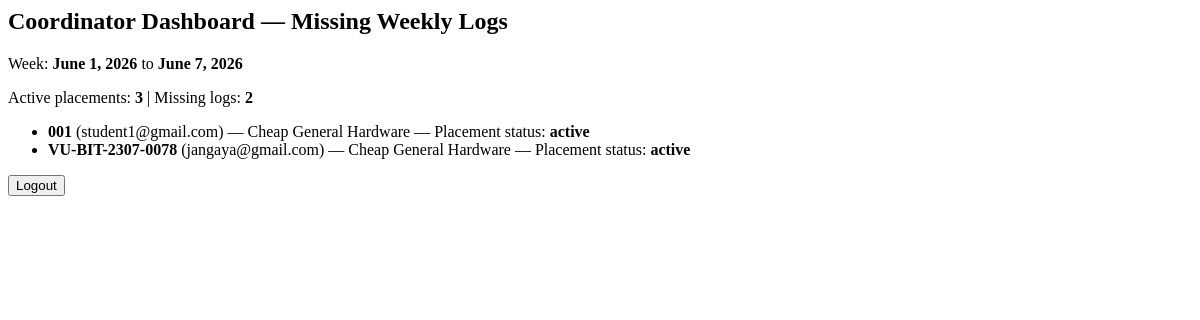
/tracking/coordinator/missing-logs/ (signed in), run on an earlier commit of the app's database.
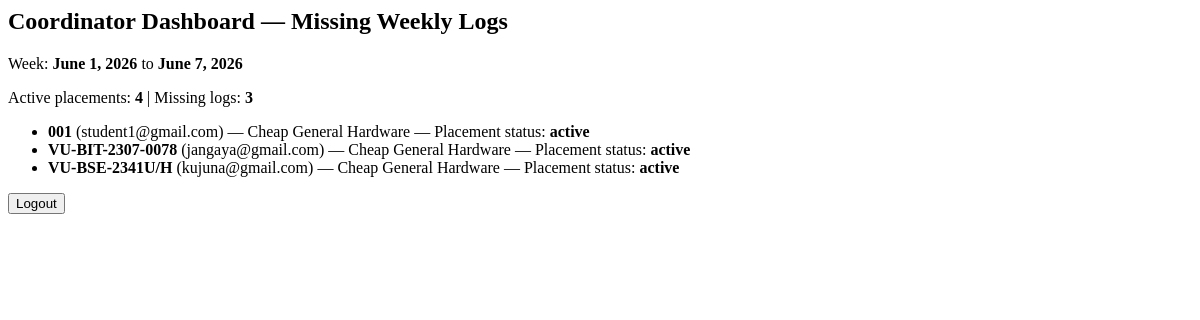
And on a later commit of the database.
### placements/models.py (models this page shows, shortened)
class Placement(models.Model):
    STATUS = [
        ("pending_student_ack", "Pending student acknowledgement"),
        ("active", "Active"),
        ("on_hold", "On hold"),
        ("completed", "Completed"),
        ("terminated", "Terminated"),
    ]
    request = models.OneToOneField(InternshipRequest, on_delete=models.PROTECT, related_name="placement")
    company = models.ForeignKey(Company, on_delete=models.PROTECT)
    industry_supervisor = models.ForeignKey(CompanyContact, null=True, blank=True, on_delete=models.SET_NULL)
    university_supervisor = models.ForeignKey("accounts.StaffProfile", null=True, blank=True, on_delete=models.SET_NULL)
    start_date = models.DateField()
    end_date = models.DateField()
    placement_letter = models.FileField(upload_to="placements/letters/", blank=True, null=True)
    status = models.CharField(max_length=30, choices=STATUS, default="pending_student_ack")
    created_at = models.DateTimeField(auto_now_add=True)

class InternshipRequest(models.Model):
    SOURCE = [
        ("student_selected", "Student selected from list"),
        ("student_proposed", "Student proposed new company"),
        ("university_assigned", "University assigned"),
    ]
    STATUS = [
        ("draft", "Draft"),
        ("submitted", "Submitted"),
        ("under_review", "Under review"),
        ("recommendation_pending", "Recommendation pending approval"),
        ("recommended", "Recommendation issued"),
        ("acceptance_uploaded", "Acceptance uploaded"),
        ("acceptance_verified", "Acceptance verified"),
        ("rejected", "Rejected"),
        ("returned_for_acceptance", "Returned: Upload Acceptance Letter"),
    ]
    student = models.ForeignKey(
        "accounts.StudentProfile",
        on_delete=models.CASCADE,
        related_name="requests"
    )
    period = models.ForeignKey(InternshipPeriod, on_delete=models.PROTECT)
    request_source = models.CharField(max_length=30, choices=SOURCE)
    preferred_company = models.ForeignKey(Company, null=True, blank=True, on_delete=models.SET_NULL)
    coordinator_comment = models.TextField(blank=True)
    coordinator_commented_at = models.DateTimeField(null=True, blank=True)
    proposed_company_name = models.CharField(max_length=200, blank=True)
    proposed_company_district = models.CharField(max_length=120, blank=True)
    proposed_company_address = models.CharField(max_length=255, blank=True)
    proposed_company_contact = models.CharField(max_length=200, blank=True)
    preferred_field = models.CharField(max_length=120, blank=True)
    notes = models.TextField(blank=True)
    cv = models.FileField(upload_to="requests/cv/", blank=True, null=True)
    request_letter = models.FileField(upload_to="requests/letters/", blank=True, null=True)
    status = models.CharField(max_length=40, choices=STATUS, default="draft")
    submitted_at = models.DateTimeField(null=True, blank=True)
    reviewed_by = models.ForeignKey(
        "accounts.User",
        null=True, blank=True,
        on_delete=models.SET_NULL,
        related_name="reviewed_requests"
    )
    reviewed_at = models.DateTimeField(null=True, blank=True)
    review_notes = models.TextField(blank=True)
    recommendation_letter = models.FileField(
        upload_to="requests/recommendation_letters/",
        null=True, blank=True
    )
    recommendation_issued_at = models.DateTimeField(null=True, blank=True)
    recommendation_approved = models.BooleanField(default=False)
    recommendation_approved_at = models.DateTimeField(null=True, blank=True)
    recommendation_approved_by = models.ForeignKey(
        settings.AUTH_USER_MODEL,
        null=True, blank=True,
        on_delete=models.SET_NULL,
        related_name="approved_recommendation_requests"
    )
    acceptance_letter = models.FileField(
        upload_to="requests/acceptance_letters/",
        null=True, blank=True
    )
    acceptance_uploaded_at = models.DateTimeField(null=True, blank=True)
    acceptance_verified = models.BooleanField(default=False)
    acceptance_verified_at = models.DateTimeField(null=True, blank=True)
    class Meta:
        unique_together = [("student", "period")]  # one request per period

### accounts/models.py (models this page shows, shortened)
class StudentProfile(models.Model):
    user = models.OneToOneField("accounts.User", on_delete=models.CASCADE, related_name="student_profile")
    reg_no = models.CharField(max_length=50, unique=True)
    phone = models.CharField(max_length=30, blank=True)
    program = models.ForeignKey(
        "academics.Program",
        on_delete=models.PROTECT,
        null=True,
        blank=True,
        related_name="students",
    )

class User(AbstractUser):
    username = None
    email = models.EmailField(_("email address"), unique=True)
    USERNAME_FIELD = "email"
    REQUIRED_FIELDS = []
    objects = UserManager()
    class Meta:
        permissions = [
            ("role_university_supervisor", "Role: VU_UniversitySupervisor"),
            ("role_industry_supervisor", "Role: IndustrySupervisor"),
            ("role_coordinator", "Role: VU_Coordinator"),
        ]

### companies/models.py (models this page shows, shortened)
class Company(models.Model):
    STATUS = [
        ("pending_verification", "Pending verification"),
        ("approved", "Approved"),
        ("rejected", "Rejected"),
        ("inactive", "Inactive"),
    ]
    name = models.CharField(max_length=200, unique=True)
    industry = models.CharField(max_length=120, blank=True)
    district = models.CharField(max_length=120, blank=True)
    address = models.CharField(max_length=255, blank=True)
    status = models.CharField(max_length=30, choices=STATUS, default="pending_verification")
    created_at = models.DateTimeField(auto_now_add=True)

### tracking/views.py (the view)
# urls.py: path("coordinator/missing-logs/", views.coordinator_missing_logs, name="coordinator_missing_logs"),
@login_required
def coordinator_missing_logs(request):
    if not is_coordinator(request.user):
        return HttpResponseForbidden("Coordinators only.")
    today = timezone.localdate()
    wk_start, wk_end = week_bounds(today)
    active_placements = (
        Placement.objects
        .exclude(status__in=["completed", "terminated"])
        .select_related("company", "request", "request__student", "request__student__user")
    )
    missing = []
    for p in active_placements:
        has_log = (
            WeeklyLog.objects
            .filter(placement=p, status__in=["submitted", "approved_by_company"])
            .filter(Q(from_date__lte=wk_end) & Q(to_date__gte=wk_start))
            .exists()
        )
        if not has_log:
            missing.append(p)
    return render(request, "tracking/coordinator_missing_logs.html", {
        "wk_start": wk_start,
        "wk_end": wk_end,
        "missing": missing,
        "count_missing": len(missing),
        "count_active": active_placements.count(),
    })

### tracking/views.py (called while the page is built)
def week_bounds(today):
    start = today - datetime.timedelta(days=today.weekday())
    end = start + datetime.timedelta(days=6)
    return start, end

def is_coordinator(user):
    return user.is_superuser or user.groups.filter(name__in=["Coordinator", "Admin"]).exists()

### templates/tracking/coordinator_missing_logs.html (shortened to what this page needs)
<h2>Coordinator Dashboard — Missing Weekly Logs</h2>
<p>Week: <b>{{ wk_start }}</b> to <b>{{ wk_end }}</b></p>
<p>Active placements: <b>{{ count_active }}</b> | Missing logs: <b>{{ count_missing }}</b></p>
<ul>
  {% for p in missing %}
    <li>
      <b>{{ p.request.student.reg_no }}</b> ({{ p.request.student.user.email }})
      — {{ p.company.name }} — Placement status: <b>{{ p.status }}</b>
    </li>
  {% empty %}
    <li>All active placements have submitted logs for this week ✅</li>
  {% endfor %}
</ul>
<form method="post" action="{% url 'logout' %}">
  <button type="submit">Logout</button>
</form>

What changed in the data, as far as the page shows it:
added Placement: request.student.reg_no "VU-BSE-2341U/H", request.student.user.email "kujuna@gmail.com", company.name "Cheap General Hardware", status "active"
Also different on the page:
{{ count_active }}: "3" → "4"
{{ count_missing }}: "2" → "3"
